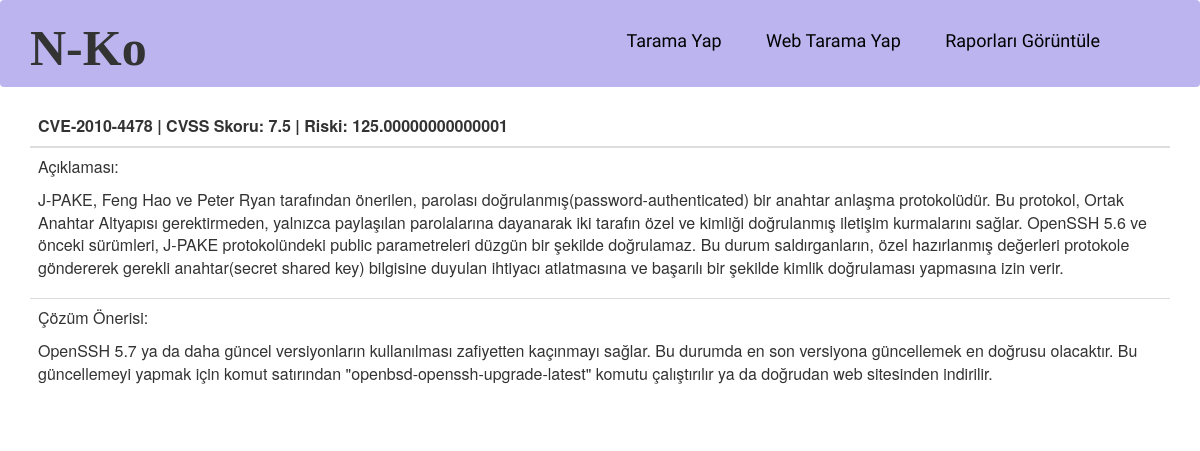
Page /cve/detail/CVE-2010-4478 on the committed database.
### scannetwork/models.py (models this page shows)
class Vulnerability(models.Model):
    vulnerability = models.CharField(max_length=200, verbose_name="vulnerability")
    description = models.TextField(verbose_name="description")
    solution = models.TextField(verbose_name="solution")
    cvss_score = models.FloatField(verbose_name="cvss_score")
    risk_score = models.FloatField(verbose_name="risk_score")
    version_id = models.ForeignKey("Version", verbose_name="version_id", on_delete=models.CASCADE)
    product_id = models.ForeignKey("Product", verbose_name="product_id", on_delete=models.CASCADE)
    service_id = models.ForeignKey("Service", verbose_name="service_id", on_delete=models.CASCADE)
    def __str__(self):
        return self.vulnerability

### scannetwork/views.py (the view)
# urls.py: path('detail/<vulnerability>', views.cve_detail, name='cve_detail'),
def cve_detail(request, vulnerability):
    cve = Vulnerability.objects.get(vulnerability=vulnerability)
    return render(request, 'templates/scannetwork/cve_detail.html', {'cve': cve})

### templates/scannetwork/cve_detail.html
{% extends 'templates/reports/base.html' %}
{% block content %}
<div class="container">
    <div class="table-responsive">
        <table class="table">
            <thead>
                <tr>
                    <th>{{ cve }} | CVSS Skoru: {{ cve.cvss_score }} | Riski: {{ cve.risk_score }}</th>
                </tr>
            </thead>
            <tbody>
                <tr>
                    <td>Açıklaması: <p><p>{{ cve.description }}</td>
                </tr>
                <tr>
                    <td>Çözüm Önerisi: <p><p>{{cve.solution|linebreaks }}</td>
                </tr>
            </tbody>
        </table>
    </div>
</div>
{% endblock %}

### rows in the picture
Vulnerability: vulnerability "CVE-2010-4478", cvss_score "7.5", risk_score "125.00000000000001", description "J-PAKE, Feng Hao ve Peter Ryan tarafından önerilen, parolası doğrulanmış(password-authenticated) bir anahtar anlaşma protokolüdür. Bu protokol, Ortak Anahtar Altyapısı gerektirmeden, yalnızca paylaşılan parolalarına dayanarak iki tarafın özel ve kimliği doğrulanmış iletişim kurmalarını sağlar. OpenSSH 5.6 ve önceki sürümleri, J-PAKE protokolündeki public parametreleri düzgün bir şekilde doğrulamaz. Bu durum saldırganların, özel hazırlanmış değerleri protokole göndererek gerekli anahtar(secret shared key) bilgisine duyulan ihtiyacı atlatmasına ve başarılı bir şekilde kimlik doğrulaması yapmasına izin verir.", solution "OpenSSH 5.7 ya da daha güncel versiyonların kullanılması zafiyetten kaçınmayı sağlar. Bu durumda en son versiyona güncellemek en doğrusu olacaktır. Bu güncellemeyi yapmak için komut satırından \"openbsd-openssh-upgrade-latest\" komutu çalıştırılır ya da doğrudan web sitesinden indirilir."
